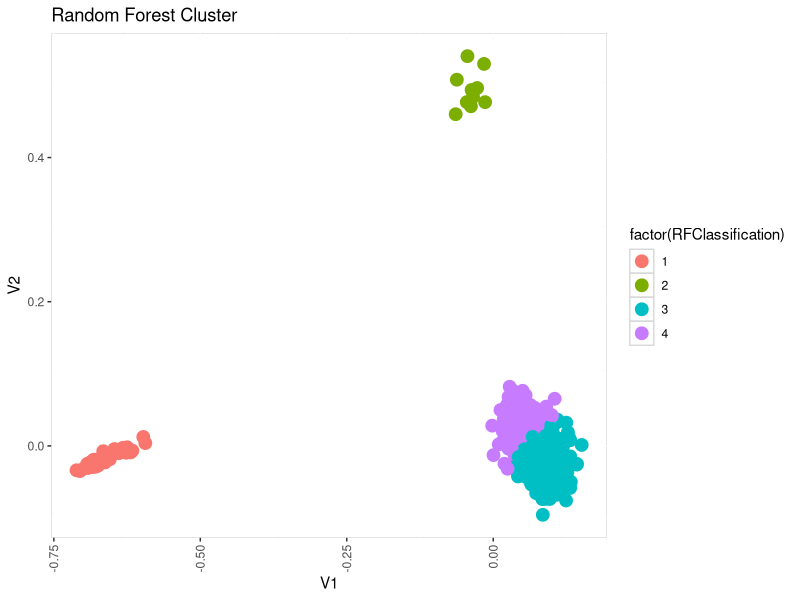
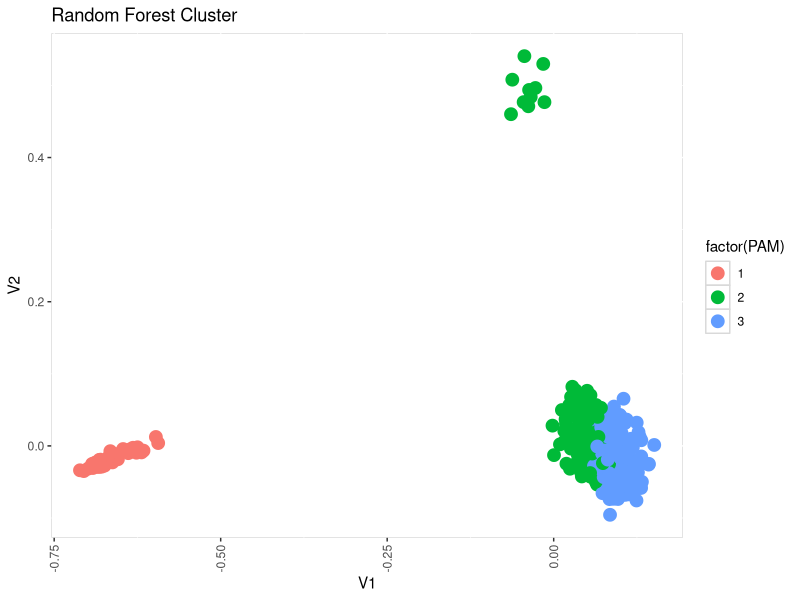

Write the R code that produced these figures, in order.
library(ggplot2)
library("dplyr")
library("ggplot2")
library("mclust")
library("cluster")
library("tidyr")
library("randomForest")
# Example occurrence data -------------------------------------------------

num.samples <- 100
num.otus <- 500

num.reads <- matrix(
  sample(0:100, num.samples * num.otus, replace = TRUE),
  ncol = num.samples
)

# one group (1-50) has very high abundance of first 50 OTUs
num.reads[1:50, 1:50] <- num.reads[1:10, 1:10] + 1000
# one group (51-80) has medium high abundance of 51st to 60th OTUs
num.reads[51:60, 51:80] <- num.reads[51:60, 51:80] + 500

# Unsupervised Random Forest-------------------------------------------------

set.seed(131)                  #unsupervised RF
x.num.reads <- num.reads
unsup.num.reads <- randomForest(x.num.reads, ntree = 1000, proximity = TRUE)
unsup.mds.num.reads <- as.data.frame( cmdscale(1 - unsup.num.reads$proximity))

#Determine the number of clusters
Fing.mclust <- Mclust(unsup.mds.num.reads)
summary(Fing.mclust)
#plot(Fing.mclust) # plot results

#Set PAM cluster #
pamData <- pam(1 - unsup.num.reads$proximity, k = 3)
pamData$clustering
summary(Fing.mclust)
unsup.mds.num.reads$RFClassification <- Fing.mclust$classification
unsup.mds.num.reads$PAM <- pamData$clustering

#View(unsup.mds.num.reads)


PointRFClustersMclust <- ggplot(unsup.mds.num.reads, aes(x=V1, y=V2,  color = factor(RFClassification)) ) +  
  geom_point(size=4) + 
  theme(
    axis.text.x = element_text(angle=90, hjust=1, vjust=.5),
    panel.grid.major = element_line(colour = "white"),
    panel.background = element_rect(fill = "white", colour = "grey85")) +
  ggtitle("Random Forest Cluster") 

PointRFClustersPAM <- ggplot(unsup.mds.num.reads, aes(x=V1, y=V2,  color = factor(PAM)) ) +  
  geom_point(size=4) + 
  theme(
    axis.text.x = element_text(angle=90, hjust=1, vjust=.5),
    panel.grid.major = element_line(colour = "white"),
    panel.background = element_rect(fill = "white", colour = "grey85")) +
  ggtitle("Random Forest Cluster") 
